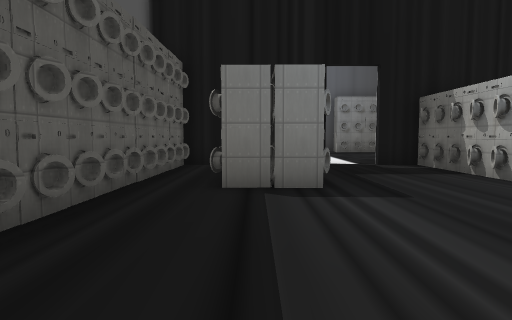
View 1 (above)

16 first-person views from a walk through a Godot game level. The camera is 1.5 m above the floor, tilts 4° down and sees 75° across. The floor is counted in squares, 2 m on a side. Each view is taken from the middle of a square. On the plan, view 1 faces up. The plan holds only what a view shows up to about 11 squares ahead; the rest is blank. Some surface patterns are stand-ins.

View 2
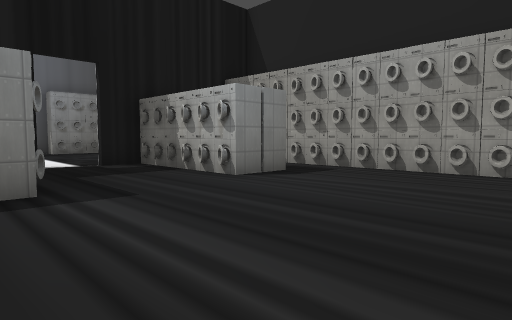

View 3
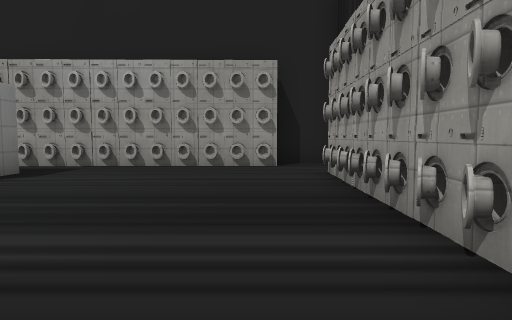

View 4
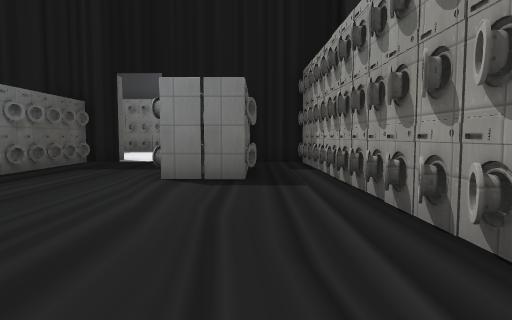

View 5
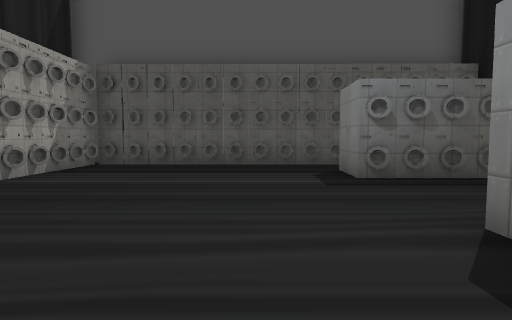

View 6
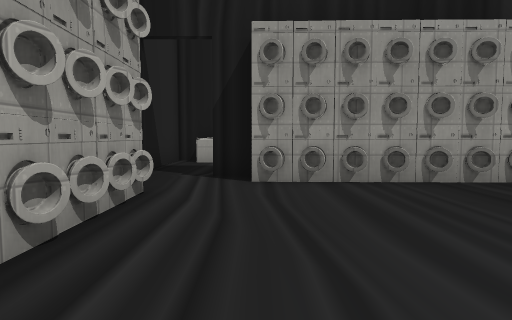

View 7
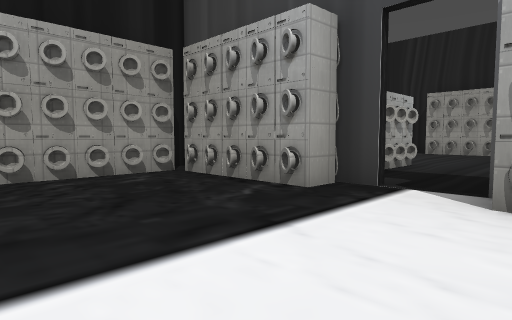

View 8
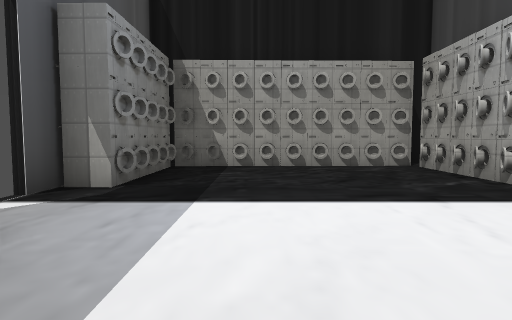

View 9
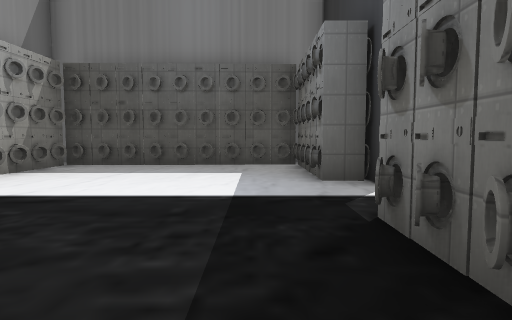

View 10
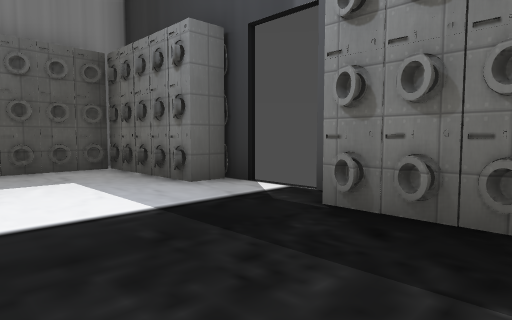

View 11
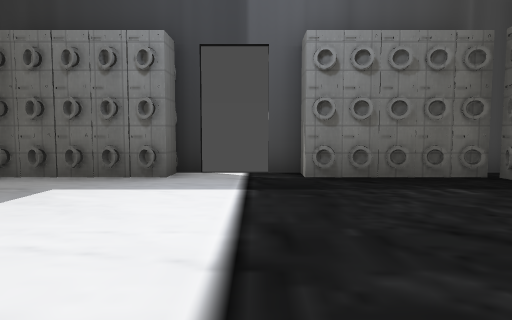

View 12
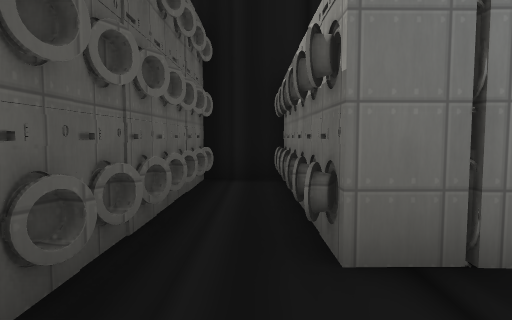

View 13
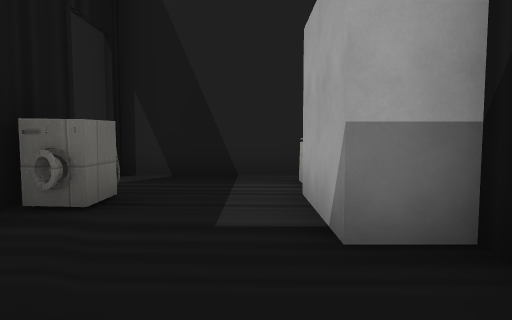

View 14
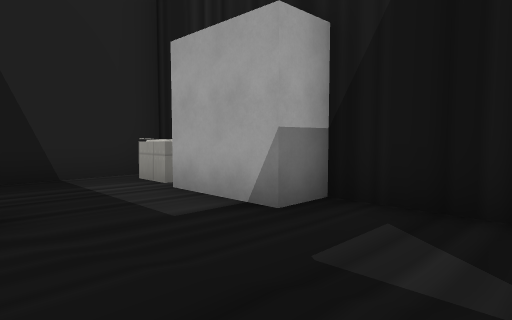

View 15
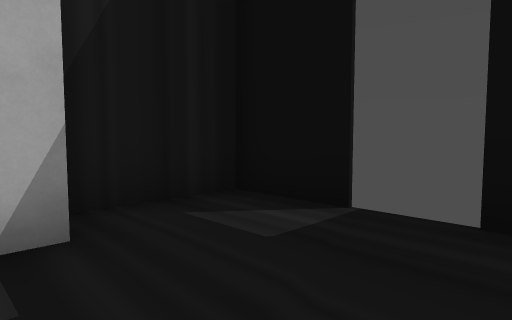

View 16
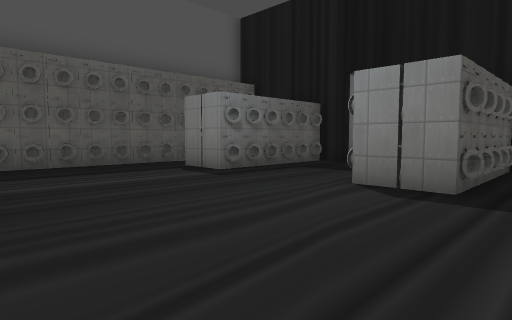

### Floor plan
Key: @ floor where view 1 was taken; # wall or solid block; . floor; M machine; O other object.
Columns run from 3 left of view 1 to 9 right of it. Each row starts with its distance up from view 1.
 17 #####..##  ##
 16 #MMMM..MMMMM#
 15  M.........M
 14  M.........M
 13  M.........M
 12  M.........M
 11  M.........M
 10  MMMM..MMMMM#
  9 #M#MM..#MO#O#
  8  M.MM...MM.M
  7  M.MM..MM..M
  6  M.MM...MM.M
  5  M.MM..MM..M
  4  M.........M
  3  M.........M
  2  M.........M
  1  M.........M
  0 #M.@.......M
 -1 #M..........#
 -2 #MMMMMMMMM..#
 -3     #....M..#
 -4      .......#
 -5      .......#
 -6     #...##M.#
 -7     #########

Positions as (right, up) in squares from view 1, and headings:
1: (0, 0), facing up
2: (0, 0), facing up-right
3: (-1, 0), facing right
4: (6, -1), facing up
5: (7, 3), facing left
6: (6, 4), facing down
7: (1, 14), facing down-right
8: (-1, 14), facing right
9: (7, 15), facing left
10: (6, 13), facing up-left
11: (3, 10), facing up
12: (-1, 3), facing up
13: (2, -5), facing right
14: (2, -3), facing down-right
15: (5, -3), facing down-left
16: (7, 0), facing up-left
